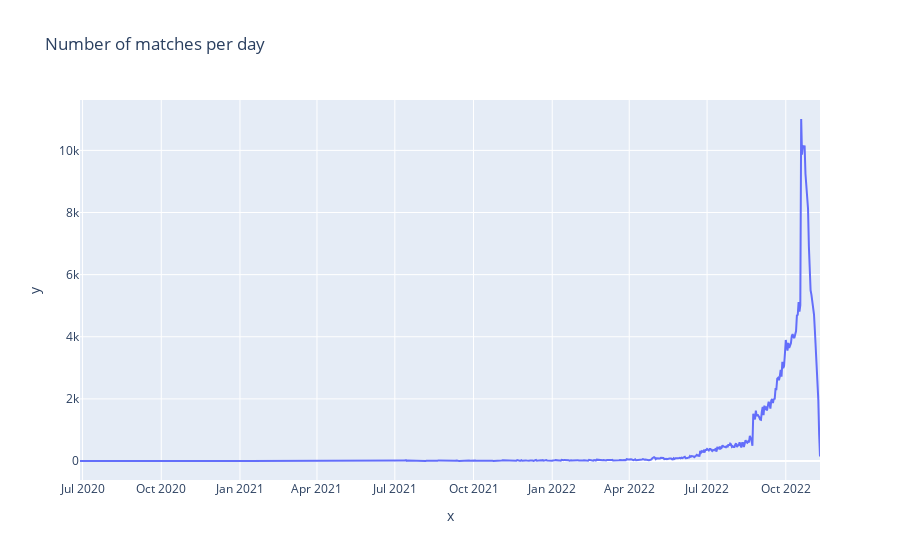

The cell this chart's notebook holds for it:
### Code cell
fig = px.line(x = matches_per_day['dateMatch'], y = matches_per_day['count'], title= 'Number of matches per day')
fig.show()

### Figure 1 — Plotly figure (JSON) as saved in the notebook; plotly's stock layout.template omitted (floating-point values rounded to 4 significant figures; data arrays with more than 128 entries replaced by an {"elided": "..."} marker saying what was removed)
{"data": [{"hovertemplate": "x=%{x}<br>y=%{y}<extra></extra>", "legendgroup": "", "line": {"color": "#636efa", "dash": "solid"}, "marker": {"symbol": "circle"}, "mode": "lines", "name": "", "orientation": "v", "showlegend": false, "type": "scatter", "x": {"elided": "653 str values"}, "xaxis": "x", "y": {"elided": "653 int values"}, "yaxis": "y"}], "layout": {"legend": {"tracegroupgap": 0}, "title": {"text": "Number of matches per day"}, "xaxis": {"anchor": "y", "domain": [0, 1], "title": {"text": "x"}}, "yaxis": {"anchor": "x", "domain": [0, 1], "title": {"text": "y"}}}}
